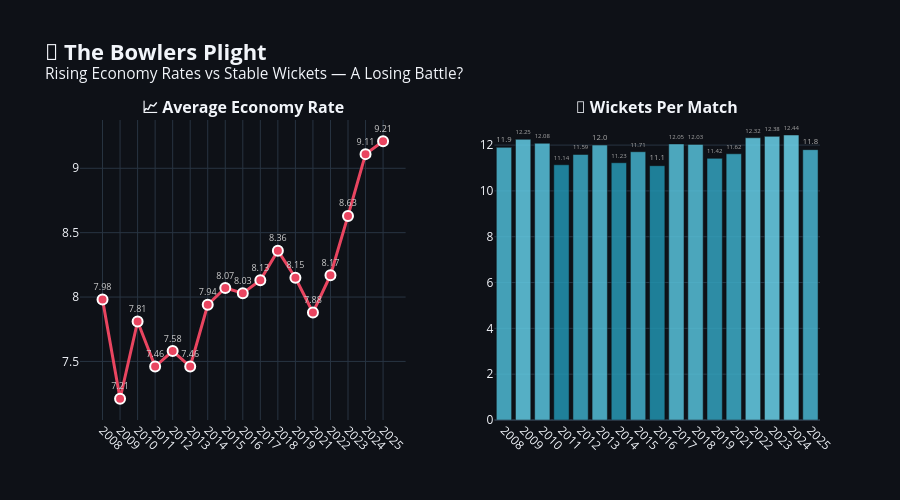

Notebook code for this chart:
### Markdown cell above
---

## 🎳 Part 2: Are Bowlers an Endangered Species?

> **Question:** Has the bat-vs-ball balance shifted irreversibly? What's happening to bowling in the IPL?

### Code cell
# ============================================================
# 📊 Economy Rates & Wickets per Match Over Time
# ============================================================

bowling_season = bowling.copy()
bowling_season['season'] = bowling_season['season'].astype(str).replace(season_map)

# Average economy rate by season (weighted)
bowl_agg = bowling_season.groupby('season').agg(
    total_runs=('runs_conceded', 'sum'),
    total_extras=('extras_conceded', 'sum'),
    total_balls=('balls_bowled', 'sum'),
    total_wickets=('wickets', 'sum'),
).reset_index()
bowl_agg['season_int'] = bowl_agg['season'].astype(int)
bowl_agg = bowl_agg.sort_values('season_int')
bowl_agg['economy'] = ((bowl_agg['total_runs'] + bowl_agg['total_extras']) / (bowl_agg['total_balls'] / 6)).round(2)
bowl_agg['wickets_per_match'] = (bowl_agg['total_wickets'] / matches.groupby('season')['match_id'].count().reindex(bowl_agg['season']).values).round(2)

fig = make_subplots(
    rows=1, cols=2,
    subplot_titles=['<b>📈 Average Economy Rate</b>', '<b>🎯 Wickets Per Match</b>'],
    horizontal_spacing=0.12
)

# Economy rate
fig.add_trace(
    go.Scatter(
        x=bowl_agg['season'],
        y=bowl_agg['economy'],
        mode='lines+markers+text',
        line=dict(color='#e94560', width=3),
        marker=dict(size=10, color='#e94560', line=dict(width=2, color='white')),
        text=bowl_agg['economy'].astype(str),
        textposition='top center',
        textfont=dict(size=9, color='#ccc'),
        name='Economy Rate',
        showlegend=False,
    ),
    row=1, col=1
)

# Wickets per match
fig.add_trace(
    go.Bar(
        x=bowl_agg['season'],
        y=bowl_agg['wickets_per_match'],
        marker=dict(
            color=bowl_agg['wickets_per_match'],
            colorscale=[[0, '#2193b0'], [1, '#6dd5ed']],
            opacity=0.85,
        ),
        text=bowl_agg['wickets_per_match'].astype(str),
        textposition='outside',
        textfont=dict(size=9, color='#aaa'),
        name='Wickets/Match',
        showlegend=False,
    ),
    row=1, col=2
)

fig.update_layout(
    title=dict(
        text='<b>🎳 The Bowlers Plight</b><br><sup>Rising Economy Rates vs Stable Wickets — A Losing Battle?</sup>',
        font=dict(size=22),
    ),
    template='plotly_dark',
    paper_bgcolor='#0e1117',
    plot_bgcolor='#0e1117',
    height=500,
    margin=dict(t=120),
)
fig.update_xaxes(tickangle=45)
fig.show()

### Figure 1 — Plotly figure (JSON) as saved in the notebook; plotly's stock layout.template omitted (floating-point values rounded to 4 significant figures)
{"data": [{"line": {"color": "#e94560", "width": 3}, "marker": {"color": "#e94560", "line": {"color": "white", "width": 2}, "size": 10}, "mode": "lines+markers+text", "name": "Economy Rate", "showlegend": false, "text": ["7.98", "7.21", "7.81", "7.46", "7.58", "7.46", "7.94", "8.07", "8.03", "8.13", "8.36", "8.15", "7.88", "8.17", "8.63", "9.11", "9.21"], "textfont": {"color": "#ccc", "size": 9}, "textposition": "top center", "type": "scatter", "x": ["2008", "2009", "2010", "2011", "2012", "2013", "2014", "2015", "2016", "2017", "2018", "2019", "2021", "2022", "2023", "2024", "2025"], "xaxis": "x", "y": [7.98, 7.21, 7.81, 7.46, 7.58, 7.46, 7.94, 8.07, 8.03, 8.13, 8.36, 8.15, 7.88, 8.17, 8.63, 9.11, 9.21], "yaxis": "y"}, {"marker": {"color": [11.9, 12.25, 12.08, 11.14, 11.59, 12.0, 11.23, 11.71, 11.1, 12.05, 12.03, 11.42, 11.62, 12.32, 12.38, 12.44, 11.8], "colorscale": [[0, "#2193b0"], [1, "#6dd5ed"]], "opacity": 0.85}, "name": "Wickets/Match", "showlegend": false, "text": ["11.9", "12.25", "12.08", "11.14", "11.59", "12.0", "11.23", "11.71", "11.1", "12.05", "12.03", "11.42", "11.62", "12.32", "12.38", "12.44", "11.8"], "textfont": {"color": "#aaa", "size": 9}, "textposition": "outside", "type": "bar", "x": ["2008", "2009", "2010", "2011", "2012", "2013", "2014", "2015", "2016", "2017", "2018", "2019", "2021", "2022", "2023", "2024", "2025"], "xaxis": "x2", "y": [11.9, 12.25, 12.08, 11.14, 11.59, 12.0, 11.23, 11.71, 11.1, 12.05, 12.03, 11.42, 11.62, 12.32, 12.38, 12.44, 11.8], "yaxis": "y2"}], "layout": {"annotations": [{"font": {"size": 16}, "showarrow": false, "text": "<b>📈 Average Economy Rate</b>", "x": 0.22, "xanchor": "center", "xref": "paper", "y": 1, "yanchor": "bottom", "yref": "paper"}, {"font": {"size": 16}, "showarrow": false, "text": "<b>🎯 Wickets Per Match</b>", "x": 0.78, "xanchor": "center", "xref": "paper", "y": 1, "yanchor": "bottom", "yref": "paper"}], "height": 500, "margin": {"t": 120}, "paper_bgcolor": "#0e1117", "plot_bgcolor": "#0e1117", "title": {"font": {"size": 22}, "text": "<b>🎳 The Bowlers Plight</b><br><sup>Rising Economy Rates vs Stable Wickets — A Losing Battle?</sup>"}, "xaxis": {"anchor": "y", "domain": [0, 0.44], "tickangle": 45}, "xaxis2": {"anchor": "y2", "domain": [0.56, 1], "tickangle": 45}, "yaxis": {"anchor": "x", "domain": [0, 1]}, "yaxis2": {"anchor": "x2", "domain": [0, 1]}}}
